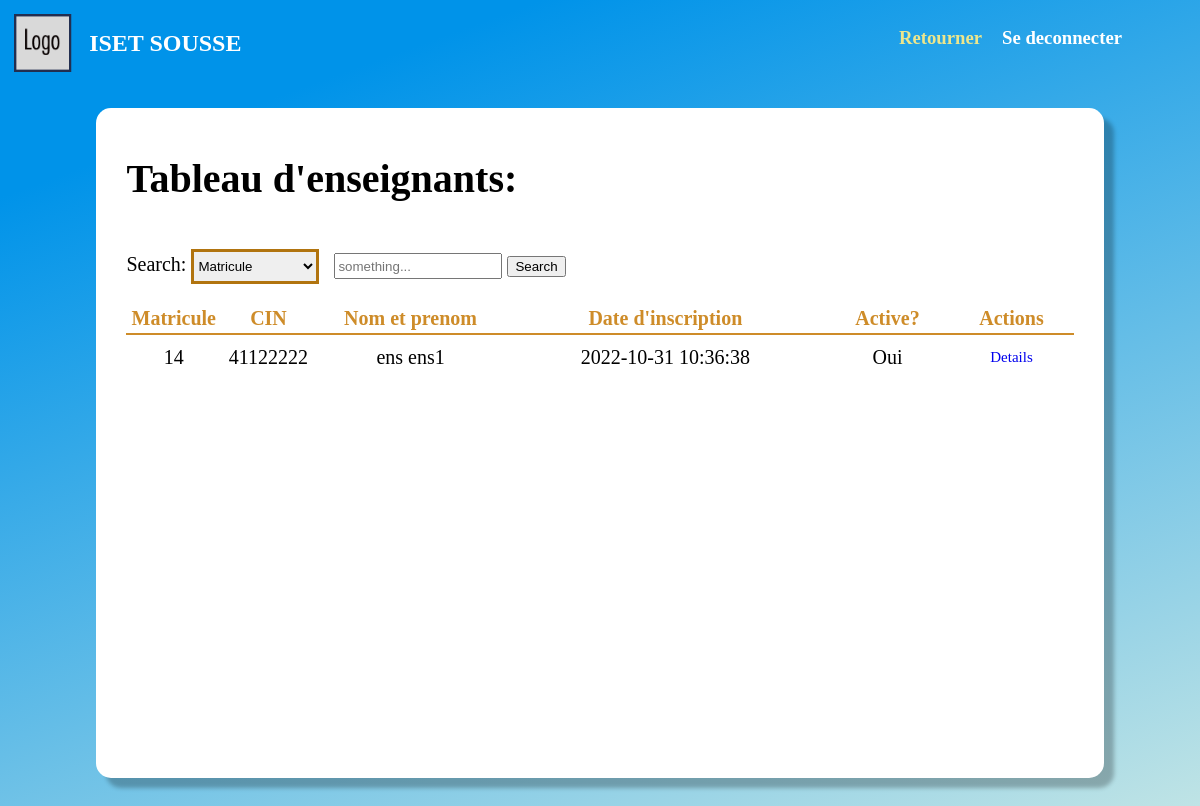
The page /Pages/Gestion/Enseignants.php (signed in) on the database its author committed.
### tables this page shows
CREATE TABLE `utilisateur` (
  `matricule` int(11) NOT NULL,
  `cin` int(8) NOT NULL,
  `nom` varchar(20) NOT NULL,
  `prenom` varchar(20) NOT NULL,
  `sexe` tinyint(1) NOT NULL,
  `dateNaissance` date NOT NULL,
  `adresse` varchar(20) NOT NULL,
  `email` varchar(30) NOT NULL,
  `password` varchar(30) NOT NULL,
  `departmentID` int(11) NOT NULL,
  `dateInscription` datetime NOT NULL DEFAULT current_timestamp(),
  `isConfirmed` tinyint(1) NOT NULL DEFAULT 0,
  `isActive` tinyint(1) NOT NULL DEFAULT 0,
  `activationCode` varchar(100) NOT NULL,
  `activationExpiry` datetime NOT NULL DEFAULT current_timestamp(),
  `role` int(11) NOT NULL,
  `isBanned` tinyint(1) NOT NULL DEFAULT 0
);

### Classes/Roles.php (called while the page is built, shortened)
<?php
class Roles
{
    static public function ByName($name) {
        return self::$nameArray[$name] = array_flip(self::roleArray)[$name];
    }
}

### Pipes/get_login.php (called while the page is built, shortened)
<?php
    if (isset($_SESSION["login"])) {
        $matricule = $_SESSION["login"]["matricule"];
        require_once(ROOT."/Classes/Database/UtilisateurDB.php");
        $utilisateurDB = new UtilisateurDB();
        $user = $utilisateurDB->getUserByMatricule($matricule);
        if (!empty($user)) {
            require(ROOT."/Classes/Roles.php");
        } else {
            deconnexion();
        }
    } else {
        header("location: /index.php");
    }
?>

### Classes/Database/mySQL.php (called while the page is built, shortened)
<?php
    class mySql {
        private $_cnx;
        function __construct() {
            try {
                $this->_cnx = new PDO("mysql:host=".self::_serveur.";dbname=".self::_dbb, self::_login, self::_mdp);
            } catch (PDOException $e) {
                echo '<br/>Echec lors de la connexion: '.$e->getMessage();
            }
        }
        function __destruct() {
            $this->_cnx = null;
        }
        public function request($query, $array, $return = false) {
            $prep = $this->_cnx->prepare($query);
            $result = $prep->execute($array);
            if ($return === false) {
                return true;
            } else if ($return == 0) {
                return $prep->rowCount() > 0;
            } else if ($return == 1) {
                return $prep->rowCount() > 0? $prep->fetch() : array();
            } else if ($return == 2) {
                return $prep->rowCount() > 0? $prep->fetchAll() : array();
            } else if ($return == 3) {
                return $this->_cnx->lastInsertId();
            }
        }
    }
?>

### Classes/Database/UtilisateurDB.php (called while the page is built, shortened)
<?php
    require_once("MySql.php");
    class UtilisateurDB extends MySql {
        public function getList($role, $depId) {
            return $this->request(
                "SELECT * FROM utilisateur WHERE role = :role and departmentID = :depId",
                array(":role" => $role, ":depId" => $depId),
                2
            );
        }
        public function getUserByMatricule($matricule) {
            return $this->request(
                "SELECT * FROM utilisateur WHERE matricule = :matricule",
                array(':matricule' => $matricule),
                1
            );
        }
    }

### Pages/Gestion/Enseignants.php (the view, shortened to what this page needs)
<!DOCTYPE html>
<head>
    <?php
        include(ROOT."/Pipes/get_login.php");
    ?>
    <link rel="stylesheet" href="/Assets/css/user.css">
    <link rel="stylesheet" href="/Assets/css/profil.css">
    <link rel="stylesheet" href="/Assets/css/tables.css">
</head>
<body>
<?php
    require_once(ROOT."/Classes/Database/UtilisateurDB.php");
    $utilisateurDB = new UtilisateurDB();
    $users = $utilisateurDB->getList(Roles::ByName("Enseignant"), $user["departmentID"]);
?>
<div class="logo">
    <div class = "seperated_div">
        <div class = "header_div">
            <img src="/Assets/imgs/LOGO.png">
            <h2 class = "website_title"> <?= NOM_SITE ?> </h2>
        </div>
        <div class = "buttons_div">
            <h3 class = "go_back"> <a href="/Pages/User/index.php">Retourner</a></h3>
            <h3 class = "deconnection"> <a href="/Pipes/deconnexion.php">Se deconnecter</a></h3>
        </div>
    </div>
</div>
<div class="cd">
<div class="cadre" id = "cadre">
    <h1> Tableau d'enseignants: </h1>
    <div class = "cadre_header">
        <div class = "forms">
            <div>Search:
                <select id="search_filter_form" class="drop_form" name="role">
                    <option value="1">Matricule</option>
                </select>
                <input id= "search_input" type="text" class="lab_in_txt" name = "CIN" placeholder = "something..." required>
                <button type = "button" class = "_btn search_btn" onclick="search()"> Search </button>
            </div>
        </div>
    </div>
    <table id ="table_" class="scrollable-table">
        <thead>
            <tr>
                <th style = "width:10%"><span class = "table_header">Matricule</span></th>
                <th style = "width:10%"><span class = "table_header">CIN</span></th>
                <th style = "width:20%"><span class = "table_header">Nom et prenom</span></th>
                <th><span class = "table_header">Date d'inscription</span></th>
                <th><span class = "table_header">Active?</span></th>
                <th><span class = "table_header">Actions</span></th>
            </tr>
        </thead>
        <tbody>
            <?php
                foreach ($users as $key => $user) {
                    echo "
                        <tr>
                            <td>".$user["matricule"]."</td>
                            <td>".$user["cin"]."</td>
                            <td>".$user["nom"]." ".$user["prenom"]."</td>
                            <td>".$user["dateInscription"]."</td>
                            <td>". ($user["isActive"] == 1? "Oui": "Non")."</td>
                            <td>
                                <a class = 'link_ref' href = '/Pages/User/Account/public.php?matricule=".$user["matricule"]."'>Details</a>
                            </td>
                        </tr>
                    ";
                }
            ?>
        </tbody>
    </table>
</div>
</div>
</body>
</html>

### Assets/css/user.css (style rules this page uses)
body { background-color: #0093E9; background-image: linear-gradient(160deg, #0093E9 15%, #cce9e5 100%); }
.header_div { display: flex; flex-direction: row; align-items: center; height: 70px; }
.seperated_div { display: flex; flex-direction: row; justify-content: space-between; }
.seperated_div div { width: 50%; }
.buttons_div { display:flex; justify-content: right; margin-right: 70px; }
.buttons_div > * { margin-left: 20px }
.website_title { color: white; }
.go_back a { color: rgb(237 230 140); font-weight: bold; }
.deconnection a { color: white; }
a { text-decoration: none; }
.logo img { padding:1%; width: 70px; }

### Assets/css/profil.css (style rules this page uses)
.cd { padding-top: 30px; padding-left: 250px; margin-bottom: 70px; }
.cadre { padding-top:50px; padding-left: 30px; background-color:rgb(216, 216, 231); box-shadow: 10px 10px 4px rgb(0 0 0 / 25%); border-radius: 15px; width: 1000px; font-size: 20px; min-height: 600px; padding-bottom:50px }

### Assets/css/tables.css (style rules this page uses)
.cd { padding-top: 30px; margin-bottom: 100px; padding-left: 0; }
.cadre { position: relative; background-color: white; margin: auto; padding:20px 30px 50px; width:80% }
.scrollable-table { overflow-y:scroll; }
#table_ { border-collapse: collapse; width: 100%; text-align: center; font-family: 'Proxima Nova'; font-size: 20px; }
#table_ > thead { border-bottom: 2px solid rgb(206, 140, 41); color:rgb(206, 140, 41); font-weight: bold; height:30px; }
#table_ > tbody:not(.unpadded):before { line-height:0.1em; content:"\200C"; display:block; }
.table_header { font-weight: bold; }
td { height:40px }
.cadre_header { display:flex; flex-direction:row; justify-content: space-between; margin-bottom: 20px }
.drop_form { height: 35px; margin-top: 20px; border: 3px solid #B1740F; }
#search_filter_form { width: 128px; }
.lab_in_txt { height: 20px; width: 160px; margin-left: 10px; }
.link_ref { font-size: 15px; display:block; }

### rows shown on the page
utilisateur: matricule "14", cin "41122222", nom "ens", prenom "ens1", dateInscription "2022-10-31 10:36:38", isActive "Oui"

### other values the page prints
NOM_SITE "ISET SOUSSE"
